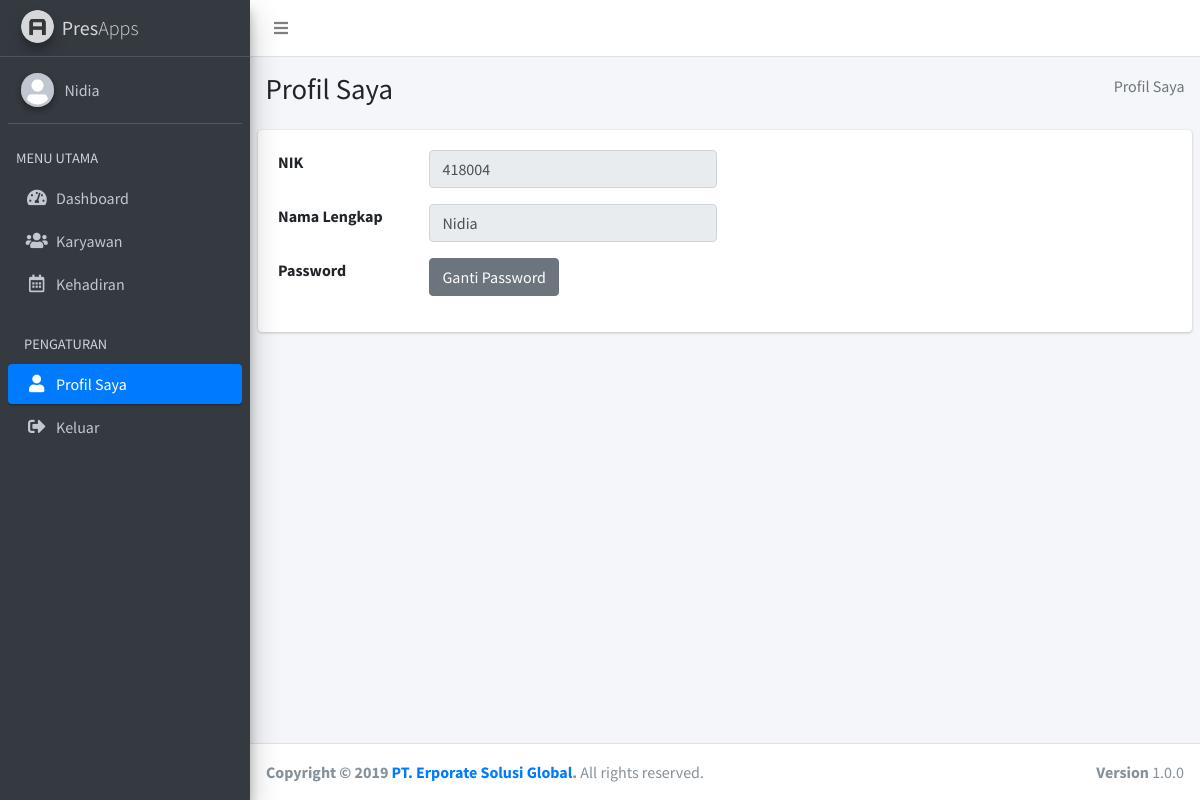
The app's page /staff/index.php?page=profil_saya (signed in) with its own data.
### tables this page shows
CREATE TABLE `akun_pengguna` (
  `nik` char(7) NOT NULL,
  `password` varchar(64) DEFAULT NULL,
  `hak_akses` enum('Admin','Staff') DEFAULT NULL
);

CREATE TABLE `karyawan` (
  `nik` char(7) NOT NULL,
  `nama_lengkap` varchar(25) DEFAULT NULL,
  `jenis_kelamin` enum('Pria','Wanita') DEFAULT NULL,
  `id_jabatan` int(11) DEFAULT NULL,
  `no_hp` char(13) DEFAULT NULL,
  `alamat` text
);

### staff/pages/profil.php (the view, shortened to what this page needs)
<?php
  include "../connection/connect.php";
  $nik = $_SESSION["nik"];
  $sql = "SELECT akun_pengguna.nik, karyawan.nama_lengkap FROM akun_pengguna INNER JOIN karyawan ON akun_pengguna.nik = karyawan.nik WHERE akun_pengguna.nik='$nik'";
  $result = mysqli_query($connect, $sql);
  $i = mysqli_fetch_assoc($result);
?>
<section class="content-header">
  <div class="container-fluid">
    <div class="row mb-2">
      <div class="col-sm-6">
        <h1>Profil Saya</h1>
      </div>
      <div class="col-sm-6">
        <ol class="breadcrumb float-sm-right">
          <li class="breadcrumb-item active">Profil Saya</li>
        </ol>
      </div>
    </div>
  </div>
</section>
<section class="content">
  <div class="card">
    <div class="card-body">
    	<div class="row">
  			<div class="col-sm-6">
  				<div class="form-group row">
            <label for="nik" class="col-sm-4 control-label">NIK</label>
            <div class="col-sm-8">
              <input type="text" name="nik" class="form-control" id="nik" placeholder="NIK" disabled="" value="<?php echo $i["nik"]; ?>">
            </div>
          </div>
  			</div>
  		</div>
      <div class="row">
        <div class="col-sm-6">
          <div class="form-group row">
            <label for="nama_lengkap" class="col-sm-4 control-label">Nama Lengkap</label>
            <div class="col-sm-8">
              <input type="text" name="nama_lengkap" class="form-control" id="nama_lengkap" placeholder="NIK" disabled="" value="<?php echo $i['nama_lengkap']; ?>">
            </div>
          </div>
        </div>
      </div>
  		<div class="row">
  			<div class="col-sm-6">
  				<div class="form-group row">
            <label for="password" class="col-sm-4 control-label">Password</label>
            <div class="col-sm-8">
              <a href="index.php?page=profil_saya&action=ganti_password" class="btn btn-secondary">Ganti Password</a>
            </div>
          </div>
  			</div>
  		</div>
    </div>
  </div>
</section>

### staff/layout/header.php (shortened to what this page needs)
<!DOCTYPE html>
<html lang="en">
<head>
  <link rel="stylesheet" href="../assets/plugins/fontawesome-free/css/all.min.css">
  <link rel="stylesheet" href="../assets/dist/css/adminlte.min.css">
</head>
<body class="hold-transition sidebar-mini layout-fixed layout-navbar-fixed layout-footer-fixed">
<div class="wrapper">
  <nav class="main-header navbar navbar-expand navbar-white navbar-light">
    <ul class="navbar-nav">
      <li class="nav-item">
        <a class="nav-link" data-widget="pushmenu" href="#"><i class="fas fa-bars"></i></a>
      </li>
    </ul>
  </nav>
  <aside class="main-sidebar sidebar-dark-primary elevation-4">
    <a href="index.php?page=dashboard" class="brand-link">
      <img src="../assets/dist/img/AdminLTELogo.png" alt="AdminLTE Logo" class="brand-image img-circle elevation-3"
           style="opacity: .8">
      <span class="brand-text font-weight-light"><b>Pres</b>Apps</span>
    </a>
    <div class="sidebar">
      <div class="user-panel mt-3 pb-3 mb-3 d-flex">
        <div class="image">
          <img src="../assets/dist/img/user-avatar.png" class="img-circle elevation-2" alt="User Image">
        </div>
        <div class="info">
          <?php
            include "../connection/connect.php";
            $nik = $_SESSION["nik"];
            $sql = "SELECT akun_pengguna.nik, karyawan.nama_lengkap, akun_pengguna.password, akun_pengguna.hak_akses FROM akun_pengguna INNER JOIN karyawan ON akun_pengguna.nik = karyawan.nik WHERE akun_pengguna.nik='$nik'";
            $result = mysqli_query($connect, $sql);
            $i = mysqli_fetch_assoc($result);
          ?>
          <a href="#" class="d-block"><?php echo $i["nama_lengkap"]; ?></a>
        </div>
      </div>
      <nav class="mt-2">
        <ul class="nav nav-pills nav-sidebar flex-column" data-widget="treeview" role="menu" data-accordion="false">
          <li class="nav-header">MENU UTAMA</li>
          <?php
            if(isset($_GET["page"])){
              $page = $_GET["page"];
            }else{
              $page = "dashboard";
            }
          ?>
          <li class="nav-item">
            <a href="index.php?page=dashboard" class="nav-link <?php if($page == 'dashboard'){ echo 'active'; } ?>">
              <i class="nav-icon fas fa-tachometer-alt"></i>
              <p>
                Dashboard
              </p>
            </a>
          </li>
          <li class="nav-item">
            <a href="index.php?page=karyawan" class="nav-link <?php if($page == 'karyawan'){ echo 'active'; } ?>">
              <i class="nav-icon fas fa-users"></i>
              <p>
                Karyawan
              </p>
            </a>
          </li>
          <li class="nav-item">
            <a href="index.php?page=kehadiran" class="nav-link <?php if($page == 'kehadiran'){ echo 'active'; } ?>">
              <i class="nav-icon far fa-calendar-alt"></i>
              <p>
                Kehadiran
              </p>
            </a>
          </li>
          <li class="nav-header">PENGATURAN</li>
          <li class="nav-item">
            <a href="index.php?page=profil_saya" class="nav-link <?php if($page == 'profil_saya'){ echo 'active'; } ?>">
              <i class="nav-icon fas fa-user"></i>
              <p>
                Profil Saya
              </p>
            </a>
          </li>
          <li class="nav-item">
            <a href="logout.php" class="nav-link">
              <i class="nav-icon fas fa-sign-out-alt"></i>
              <p>
                Keluar
              </p>
            </a>
          </li>
        </ul>
      </nav>
    </div>
  </aside>
  <div class="content-wrapper">

### records on screen
akun_pengguna: nik.nama_lengkap "Nidia", nik "418004", nama_lengkap "Nidia"
